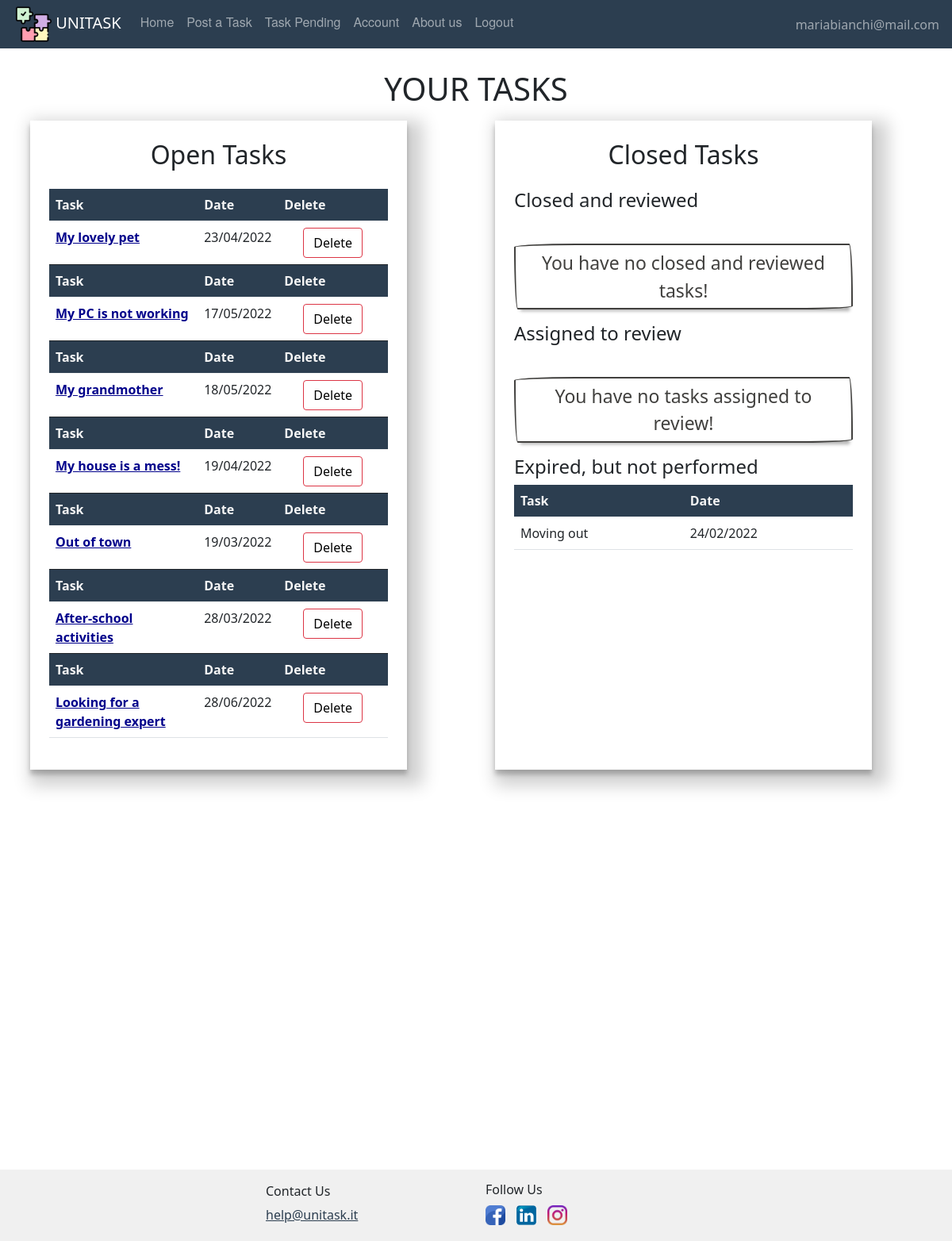
The app's page /taskpending (signed in), older data.
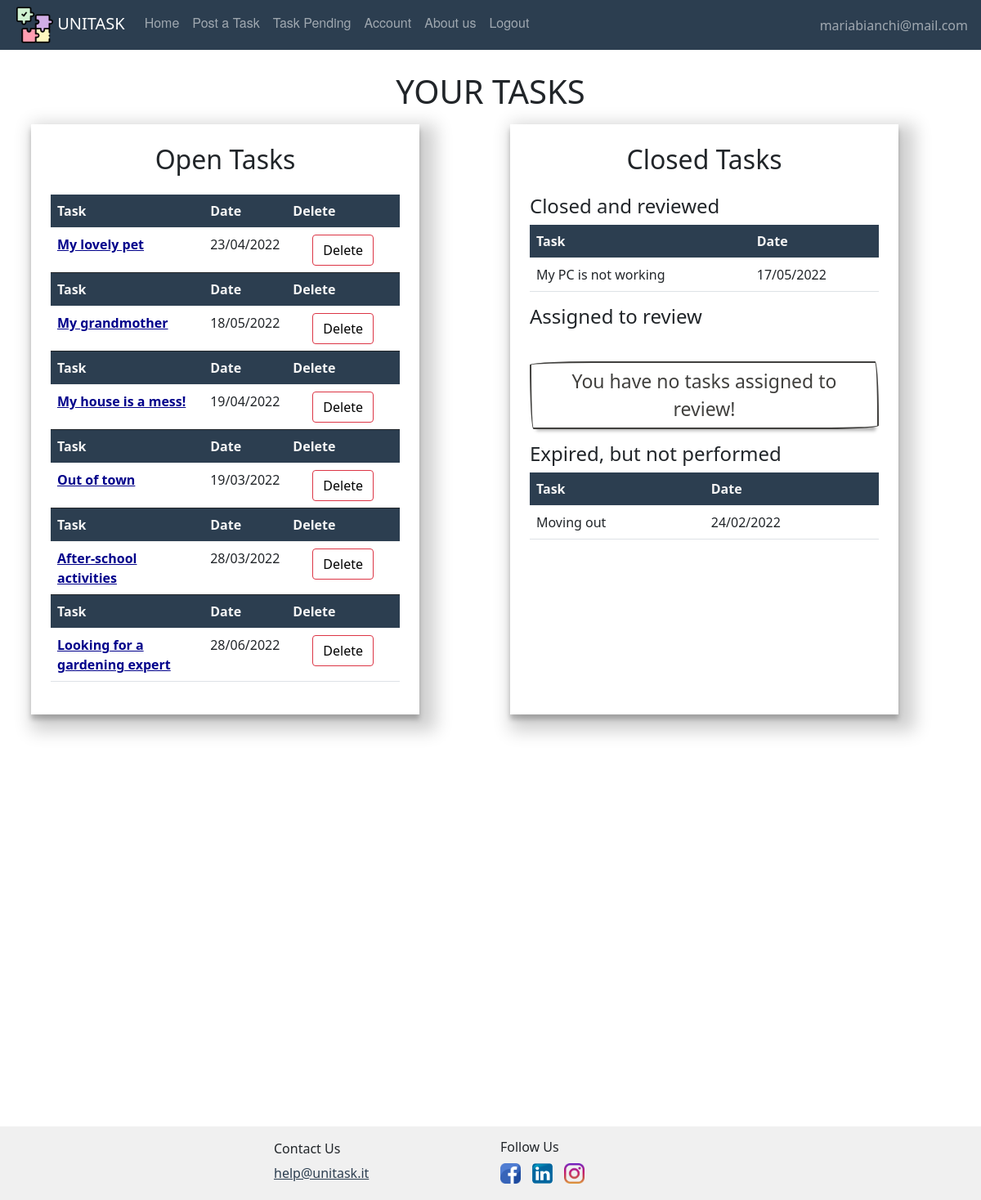
The same page, newer data.
### website/models.py (models this page shows, shortened)
class Offer(db.Model, UserMixin):
    id = db.Column(db.Integer, primary_key=True)
    title = db.Column(db.String(150))
    description = db.Column(db.String(150))
    address = db.Column(db.String(150))
    placeId = db.Column(db.String(150))
    amount = db.Column(db.Integer)
    lat = db.Column(db.Float)
    lng = db.Column(db.Float)
    date = db.Column(db.DateTime(timezone=True), default=func.now())
    dateexpire = db.Column(db.DateTime(timezone=True))
    isAss = db.Column(db.Boolean, default=False)
    date_task = db.Column(db.DateTime(timezone=True))
    id_adult = db.Column(db.Integer, db.ForeignKey('adult.id'))
    scelta = db.Column(db.Integer, db.ForeignKey('student.id'))
    isPerf = db.Column(db.Boolean, default=False)
    rece = db.relationship('Review', backref='recensione')
    isClosed = db.Column(db.Boolean, default=False)

### website/adult/routes.py (the view)
@adults.route('/taskpending')
def taskpending():
    pending = []
    for task in current_user.tasks:
        if task.isAss and task.isClosed == False:
            pending.append(task)
        if task.isAss == False and task.isPerf == True:
            pending.append(task)
    return render_template("adult/taskspending.html", user=current_user, pending=pending)

### website/models.py (called while the page is built)
    def gettaskclosed(self):
        t = []
        for off in self.tasks:
            if off.isClosed and off.isPerf:
                t.append(off)
        return t

    def gettaskexpired(self):
        t = []
        for off in self.tasks:
            if off.isClosed and not off.isPerf:
                t.append(off)
        return t

    def gettasksopen(self):
        t = []
        for off in self.tasks:
            if not off.isClosed:
                t.append(off)
        return t

    def gettasksAssnotPerf(self):
        t = []
        for off in self.tasks:
            if not off.isClosed and off.isAss and not off.isPerf:
                t.append(off)
        return t

### website/templates/adult/taskspending.html (shortened to what the changed rows need)
{% extends "base.html" %}
{% block content %}
    <br/>
    <h1 align="center">YOUR TASKS</h1>
    <div class="container" style="margin-bottom: 50vh">
        <div class="row">
            <div class="col-5 p-4 m-2 col-page">
                <h2 align="center" class="mb-4">Open Tasks</h2>
                <table class="table table-hover">
                    {% set  l = user.gettasksopen() %}
                    {% if l %}
                        {% for offer in l %}
                            {% if offer.isAss==False %}
                                <thead class="thead-dark" style="color:whitesmoke; background:#2c3e50">
                                <tr>
                                    <th scope="col">Task</th>
                                    <th scope="col">Date</th>
                                    <th scope="col">Delete</th>
                                </tr>
                                </thead>
                                <tbody>
                                <tr>
                                    <th scope="row"><a style="color:darkblue"
                                                       href={{ url_for('users.task', task_id=offer.id) }}>{{ offer.title }}</a>
                                    </th>
                                    <td>{{ offer.date_task.strftime("%d/%m/%Y") }}</td>
                                    <td>
                                        <button type="button" class="btn btn-outline-danger mx-4"><a
                                                class="delete-button"
                                                href={{ url_for('adults.deletetask', task_id=offer.id) }}> Delete</a>
                                        </button>
                                    </td>
                                </tr>
                                </tbody>
                            {% endif %}
                        {% endfor %}
                    {% endif %}
                </table>
            </div>
            <div class="col-5 p-4 m-2 col-page">
                <h2 align="center" class="mb-4">Closed Tasks</h2>
                <div class="row">
                    <div class="col">
                        <table class="table table-hover">
                            {% set  l = user.gettaskclosed() %}
                            {% if l %}
                                <thead class="thead-dark" style="color:whitesmoke; background:#2c3e50">
                                <tr>
                                    <th scope="col">Task</th>
                                    <th scope="col">Date</th>
                                </tr>
                                </thead>
                                {% for offer in l %}
                                    <tbody>
                                    <tr>
                                        <td>{{ offer.title }}</td>
                                        <td>{{ offer.date_task.strftime("%d/%m/%Y") }}</td>
                                    </tr>
                                    </tbody>
                                {% endfor %}
                            {% else %}
                                <div class="row">
                                    <div class="col-" style="margin-top:2em;">
                                        <div class="button-task">
                                            You have no closed and reviewed tasks!
                                        </div>
                                    </div>
                                </div>
                            {% endif %}
                        </table>
                    </div>
                </div>
                            {% set  l = user.gettasksAssnotPerf() %}
                <div class="row">
                    <div class="col">
                        <table class="table table-hover">
                            {% set  l = user.gettaskexpired() %}
                            {% if l %}
                                <thead class="thead-dark" style="color:whitesmoke; background:#2c3e50">
                                <tr>
                                    <th scope="col">Task</th>
                                    <th scope="col">Date</th>
                                </tr>
                                </thead>
                                {% for offer in l %}
                                    <tbody>
                                    <tr>
                                        <td>{{ offer.title }}</td>
                                        <td>{{ offer.date_task.strftime("%d/%m/%Y") }}</td>
                                    </tr>
                                    </tbody>
                                {% endfor %}
                            {% endif %}
                        </table>
                    </div>
                </div>
            </div>
        </div>
    </div>
    <br/><br/>
{% endblock %}

Row changes from the older to the newer data that the page shows:
changed Offer "My PC is not working": moves from the list under "Open Tasks" to the list under "Closed and reviewed"
Text that changed along with them:
text no longer shown: "You have no closed and reviewed tasks!"
text now shown: "Task Date"
